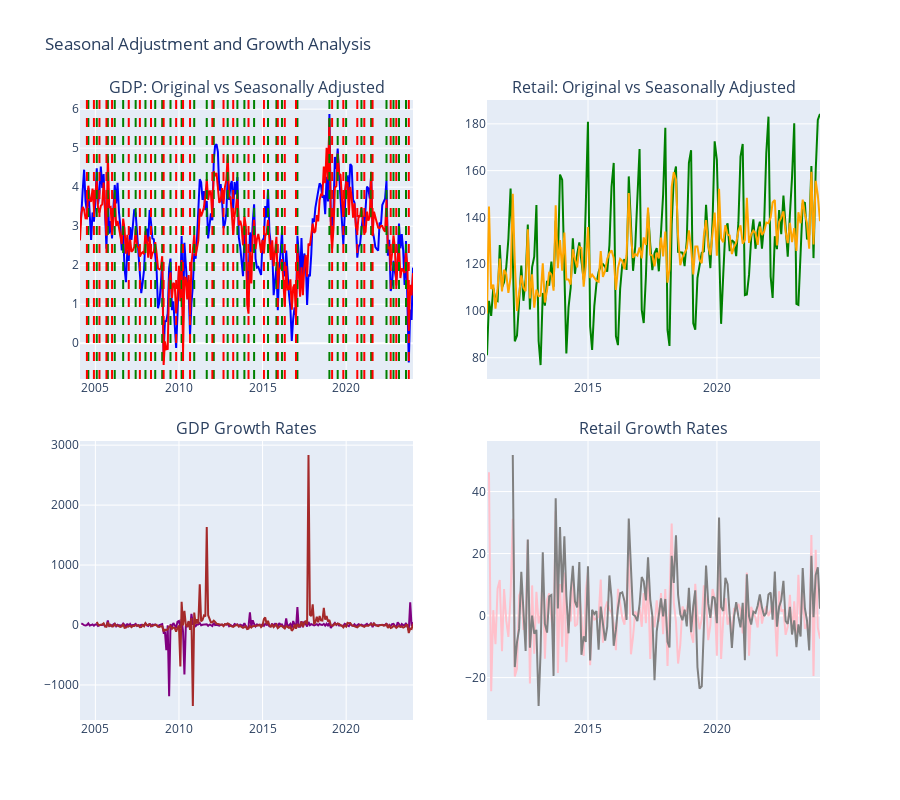

The notebook cell this image was saved under:
### Code cell
# 4. SEASONAL ADJUSTMENT AND BUSINESS APPLICATIONS
print(" 4. SEASONAL ADJUSTMENT APPLICATIONS")
print("=" * 37)

# Create seasonally adjusted series
gdp_sa_stl = gdp_df['gdp_growth'] - stl_result_gdp.seasonal
retail_sa_classical = retail_df['sales'] / retail_decomp_mult.seasonal

print("Seasonal Adjustment Results:")
print(f"GDP Growth (STL adjusted):")
print(f"• Original volatility: {gdp_df['gdp_growth'].std():.3f}")
print(f"• Seasonally adjusted volatility: {gdp_sa_stl.std():.3f}")
print(f"• Volatility reduction: {(1 - gdp_sa_stl.std()/gdp_df['gdp_growth'].std())*100:.1f}%")

print(f"\nRetail Sales (Classical adjusted):")
print(f"• Original volatility: {retail_df['sales'].std():.0f}")
print(f"• Seasonally adjusted volatility: {retail_sa_classical.std():.0f}")
print(f"• Volatility reduction: {(1 - retail_sa_classical.std()/retail_df['sales'].std())*100:.1f}%")

# Month-over-month vs year-over-year growth analysis
gdp_mom = gdp_sa_stl.pct_change() * 100
gdp_yoy = gdp_df['gdp_growth'].pct_change(12) * 100

retail_mom = retail_sa_classical.pct_change() * 100
retail_yoy = retail_df['sales'].pct_change(12) * 100

print(f"\nGrowth Rate Analysis:")
print(f"GDP MoM (seasonally adjusted): {gdp_mom.mean():.2f}% ± {gdp_mom.std():.2f}%")
print(f"GDP YoY (original): {gdp_yoy.mean():.2f}% ± {gdp_yoy.std():.2f}%")
print(f"Retail MoM (seasonally adjusted): {retail_mom.mean():.2f}% ± {retail_mom.std():.2f}%")
print(f"Retail YoY (original): {retail_yoy.mean():.2f}% ± {retail_yoy.std():.2f}%")

# Turning point detection
def detect_turning_points(series, window=3):
    """Detect peaks and troughs in time series"""
    peaks = []
    troughs = []

    for i in range(window, len(series) - window):
        current = series.iloc[i]
        before = series.iloc[i-window:i].max()
        after = series.iloc[i+1:i+window+1].max()

        if current > before and current > after:
            peaks.append(series.index[i])

        before_min = series.iloc[i-window:i].min()
        after_min = series.iloc[i+1:i+window+1].min()

        if current < before_min and current < after_min:
            troughs.append(series.index[i])

    return peaks, troughs

gdp_peaks, gdp_troughs = detect_turning_points(gdp_sa_stl)
retail_peaks, retail_troughs = detect_turning_points(retail_sa_classical)

print(f"\nTurning Point Detection:")
print(f"GDP SA - Peaks: {len(gdp_peaks)}, Troughs: {len(gdp_troughs)}")
print(f"Retail SA - Peaks: {len(retail_peaks)}, Troughs: {len(retail_troughs)}")

if gdp_peaks:
    print(f"Latest GDP peak: {gdp_peaks[-1].strftime('%Y-%m')}")
if gdp_troughs:
    print(f"Latest GDP trough: {gdp_troughs[-1].strftime('%Y-%m')}")

# Create comprehensive visualization
fig_sa = make_subplots(
    rows=2, cols=2,
    subplot_titles=['GDP: Original vs Seasonally Adjusted', 'Retail: Original vs Seasonally Adjusted',
                    'GDP Growth Rates', 'Retail Growth Rates'],
    vertical_spacing=0.1
)

# GDP original vs SA
fig_sa.add_trace(
    go.Scatter(x=gdp_df.index, y=gdp_df['gdp_growth'], name='GDP Original', line=dict(color='blue')),
    row=1, col=1
)
fig_sa.add_trace(
    go.Scatter(x=gdp_sa_stl.index, y=gdp_sa_stl, name='GDP SA', line=dict(color='red')),
    row=1, col=1
)

# Mark turning points
for peak in gdp_peaks:
    fig_sa.add_vline(x=peak, line_dash="dash", line_color="green", row=1, col=1)
for trough in gdp_troughs:
    fig_sa.add_vline(x=trough, line_dash="dash", line_color="red", row=1, col=1)

# Retail original vs SA
fig_sa.add_trace(
    go.Scatter(x=retail_df.index, y=retail_df['sales'], name='Retail Original', line=dict(color='green')),
    row=1, col=2
)
fig_sa.add_trace(
    go.Scatter(x=retail_sa_classical.index, y=retail_sa_classical, name='Retail SA', line=dict(color='orange')),
    row=1, col=2
)

# Growth rates
fig_sa.add_trace(
    go.Scatter(x=gdp_mom.index, y=gdp_mom, name='GDP MoM', line=dict(color='purple')),
    row=2, col=1
)
fig_sa.add_trace(
    go.Scatter(x=gdp_yoy.index, y=gdp_yoy, name='GDP YoY', line=dict(color='brown')),
    row=2, col=1
)

fig_sa.add_trace(
    go.Scatter(x=retail_mom.index, y=retail_mom, name='Retail MoM', line=dict(color='pink')),
    row=2, col=2
)
fig_sa.add_trace(
    go.Scatter(x=retail_yoy.index, y=retail_yoy, name='Retail YoY', line=dict(color='gray')),
    row=2, col=2
)

fig_sa.update_layout(height=800, title="Seasonal Adjustment and Growth Analysis", showlegend=False)
fig_sa.show()

# Economic insight generation
print(f"\n Economic Insights from Decomposition:")

# Recession detection
recession_threshold = -2.0 # 2% decline in SA GDP
recession_months = gdp_sa_stl[gdp_sa_stl < recession_threshold]
if len(recession_months) > 0:
 print(f"• Potential recession periods detected: {len(recession_months)} months")
 print(f"• Deepest recession: {recession_months.min():.2f}% in {recession_months.idxmin().strftime('%Y-%m')}")

# Seasonal shopping patterns
strongest_retail_month = retail_decomp_mult.seasonal.groupby(retail_decomp_mult.seasonal.index.month).mean().idxmax()
weakest_retail_month = retail_decomp_mult.seasonal.groupby(retail_decomp_mult.seasonal.index.month).mean().idxmin()

print(f"• Strongest retail month: {pd.to_datetime(f'2020-{strongest_retail_month:02d}-01').strftime('%B')}")
print(f"• Weakest retail month: {pd.to_datetime(f'2020-{weakest_retail_month:02d}-01').strftime('%B')}")

# Trend analysis
gdp_trend_slope = np.polyfit(range(len(stl_result_gdp.trend.dropna())), stl_result_gdp.trend.dropna(), 1)[0]
retail_trend_growth = (retail_decomp_mult.trend.iloc[-1] / retail_decomp_mult.trend.iloc[0]) ** (12/len(retail_decomp_mult.trend)) - 1

print(f"• GDP long-term trend: {gdp_trend_slope*12:.2f}% per year")
print(f"• Retail long-term growth: {retail_trend_growth*100:.1f}% annually")

### Figure 1 — Plotly figure (JSON) as saved in the notebook; plotly's stock layout.template omitted (floating-point values rounded to 4 significant figures; data arrays with more than 128 entries replaced by an {"elided": "..."} marker saying what was removed)
{"data": [{"line": {"color": "blue"}, "name": "GDP Original", "type": "scatter", "x": {"elided": "240 str values"}, "xaxis": "x", "y": {"elided": "240 float values"}, "yaxis": "y"}, {"line": {"color": "red"}, "name": "GDP SA", "type": "scatter", "x": {"elided": "240 str values"}, "xaxis": "x", "y": {"elided": "240 float values"}, "yaxis": "y"}, {"line": {"color": "green"}, "name": "Retail Original", "type": "scatter", "x": {"elided": "156 str values"}, "xaxis": "x2", "y": {"elided": "156 float values"}, "yaxis": "y2"}, {"line": {"color": "orange"}, "name": "Retail SA", "type": "scatter", "x": {"elided": "156 str values"}, "xaxis": "x2", "y": {"elided": "156 float values"}, "yaxis": "y2"}, {"line": {"color": "purple"}, "name": "GDP MoM", "type": "scatter", "x": {"elided": "240 str values"}, "xaxis": "x3", "y": {"elided": "240 float values"}, "yaxis": "y3"}, {"line": {"color": "brown"}, "name": "GDP YoY", "type": "scatter", "x": {"elided": "240 str values"}, "xaxis": "x3", "y": {"elided": "240 float values"}, "yaxis": "y3"}, {"line": {"color": "pink"}, "name": "Retail MoM", "type": "scatter", "x": {"elided": "156 str values"}, "xaxis": "x4", "y": {"elided": "156 float values"}, "yaxis": "y4"}, {"line": {"color": "gray"}, "name": "Retail YoY", "type": "scatter", "x": {"elided": "156 str values"}, "xaxis": "x4", "y": {"elided": "156 float values"}, "yaxis": "y4"}], "layout": {"annotations": [{"font": {"size": 16}, "showarrow": false, "text": "GDP: Original vs Seasonally Adjusted", "x": 0.225, "xanchor": "center", "xref": "paper", "y": 1, "yanchor": "bottom", "yref": "paper"}, {"font": {"size": 16}, "showarrow": false, "text": "Retail: Original vs Seasonally Adjusted", "x": 0.775, "xanchor": "center", "xref": "paper", "y": 1, "yanchor": "bottom", "yref": "paper"}, {"font": {"size": 16}, "showarrow": false, "text": "GDP Growth Rates", "x": 0.225, "xanchor": "center", "xref": "paper", "y": 0.45, "yanchor": "bottom", "yref": "paper"}, {"font": {"size": 16}, "showarrow": false, "text": "Retail Growth Rates", "x": 0.775, "xanchor": "center", "xref": "paper", "y": 0.45, "yanchor": "bottom", "yref": "paper"}], "height": 800, "shapes": [{"line": {"color": "green", "dash": "dash"}, "type": "line", "x0": "2004-07-31T00:00:00", "x1": "2004-07-31T00:00:00", "xref": "x", "y0": 0, "y1": 1, "yref": "y domain"}, {"line": {"color": "green", "dash": "dash"}, "type": "line", "x0": "2005-01-31T00:00:00", "x1": "2005-01-31T00:00:00", "xref": "x", "y0": 0, "y1": 1, "yref": "y domain"}, {"line": {"color": "green", "dash": "dash"}, "type": "line", "x0": "2005-09-30T00:00:00", "x1": "2005-09-30T00:00:00", "xref": "x", "y0": 0, "y1": 1, "yref": "y domain"}, {"line": {"color": "green", "dash": "dash"}, "type": "line", "x0": "2006-02-28T00:00:00", "x1": "2006-02-28T00:00:00", "xref": "x", "y0": 0, "y1": 1, "yref": "y domain"}, {"line": {"color": "green", "dash": "dash"}, "type": "line", "x0": "2006-08-31T00:00:00", "x1": "2006-08-31T00:00:00", "xref": "x", "y0": 0, "y1": 1, "yref": "y domain"}, {"line": {"color": "green", "dash": "dash"}, "type": "line", "x0": "2007-05-31T00:00:00", "x1": "2007-05-31T00:00:00", "xref": "x", "y0": 0, "y1": 1, "yref": "y domain"}, {"line": {"color": "green", "dash": "dash"}, "type": "line", "x0": "2007-12-31T00:00:00", "x1": "2007-12-31T00:00:00", "xref": "x", "y0": 0, "y1": 1, "yref": "y domain"}, {"line": {"color": "green", "dash": "dash"}, "type": "line", "x0": "2008-07-31T00:00:00", "x1": "2008-07-31T00:00:00", "xref": "x", "y0": 0, "y1": 1, "yref": "y domain"}, {"line": {"color": "green", "dash": "dash"}, "type": "line", "x0": "2008-12-31T00:00:00", "x1": "2008-12-31T00:00:00", "xref": "x", "y0": 0, "y1": 1, "yref": "y domain"}, {"line": {"color": "green", "dash": "dash"}, "type": "line", "x0": "2009-06-30T00:00:00", "x1": "2009-06-30T00:00:00", "xref": "x", "y0": 0, "y1": 1, "yref": "y domain"}, {"line": {"color": "green", "dash": "dash"}, "type": "line", "x0": "2010-02-28T00:00:00", "x1": "2010-02-28T00:00:00", "xref": "x", "y0": 0, "y1": 1, "yref": "y domain"}, {"line": {"color": "green", "dash": "dash"}, "type": "line", "x0": "2010-11-30T00:00:00", "x1": "2010-11-30T00:00:00", "xref": "x", "y0": 0, "y1": 1, "yref": "y domain"}, {"line": {"color": "green", "dash": "dash"}, "type": "line", "x0": "2011-08-31T00:00:00", "x1": "2011-08-31T00:00:00", "xref": "x", "y0": 0, "y1": 1, "yref": "y domain"}, {"line": {"color": "green", "dash": "dash"}, "type": "line", "x0": "2012-01-31T00:00:00", "x1": "2012-01-31T00:00:00", "xref": "x", "y0": 0, "y1": 1, "yref": "y domain"}, {"line": {"color": "green", "dash": "dash"}, "type": "line", "x0": "2012-11-30T00:00:00", "x1": "2012-11-30T00:00:00", "xref": "x", "y0": 0, "y1": 1, "yref": "y domain"}, {"line": {"color": "green", "dash": "dash"}, "type": "line", "x0": "2013-06-30T00:00:00", "x1": "2013-06-30T00:00:00", "xref": "x", "y0": 0, "y1": 1, "yref": "y domain"}, {"line": {"color": "green", "dash": "dash"}, "type": "line", "x0": "2013-11-30T00:00:00", "x1": "2013-11-30T00:00:00", "xref": "x", "y0": 0, "y1": 1, "yref": "y domain"}, {"line": {"color": "green", "dash": "dash"}, "type": "line", "x0": "2014-06-30T00:00:00", "x1": "2014-06-30T00:00:00", "xref": "x", "y0": 0, "y1": 1, "yref": "y domain"}, {"line": {"color": "green", "dash": "dash"}, "type": "line", "x0": "2015-04-30T00:00:00", "x1": "2015-04-30T00:00:00", "xref": "x", "y0": 0, "y1": 1, "yref": "y domain"}, {"line": {"color": "green", "dash": "dash"}, "type": "line", "x0": "2015-10-31T00:00:00", "x1": "2015-10-31T00:00:00", "xref": "x", "y0": 0, "y1": 1, "yref": "y domain"}, {"line": {"color": "green", "dash": "dash"}, "type": "line", "x0": "2016-02-29T00:00:00", "x1": "2016-02-29T00:00:00", "xref": "x", "y0": 0, "y1": 1, "yref": "y domain"}, {"line": {"color": "green", "dash": "dash"}, "type": "line", "x0": "2017-01-31T00:00:00", "x1": "2017-01-31T00:00:00", "xref": "x", "y0": 0, "y1": 1, "yref": "y domain"}, {"line": {"color": "green", "dash": "dash"}, "type": "line", "x0": "2018-12-31T00:00:00", "x1": "2018-12-31T00:00:00", "xref": "x", "y0": 0, "y1": 1, "yref": "y domain"}, {"line": {"color": "green", "dash": "dash"}, "type": "line", "x0": "2019-06-30T00:00:00", "x1": "2019-06-30T00:00:00", "xref": "x", "y0": 0, "y1": 1, "yref": "y domain"}, {"line": {"color": "green", "dash": "dash"}, "type": "line", "x0": "2019-12-31T00:00:00", "x1": "2019-12-31T00:00:00", "xref": "x", "y0": 0, "y1": 1, "yref": "y domain"}, {"line": {"color": "green", "dash": "dash"}, "type": "line", "x0": "2020-11-30T00:00:00", "x1": "2020-11-30T00:00:00", "xref": "x", "y0": 0, "y1": 1, "yref": "y domain"}, {"line": {"color": "green", "dash": "dash"}, "type": "line", "x0": "2021-06-30T00:00:00", "x1": "2021-06-30T00:00:00", "xref": "x", "y0": 0, "y1": 1, "yref": "y domain"}, {"line": {"color": "green", "dash": "dash"}, "type": "line", "x0": "2022-05-31T00:00:00", "x1": "2022-05-31T00:00:00", "xref": "x", "y0": 0, "y1": 1, "yref": "y domain"}, {"line": {"color": "green", "dash": "dash"}, "type": "line", "x0": "2022-10-31T00:00:00", "x1": "2022-10-31T00:00:00", "xref": "x", "y0": 0, "y1": 1, "yref": "y domain"}, {"line": {"color": "green", "dash": "dash"}, "type": "line", "x0": "2023-02-28T00:00:00", "x1": "2023-02-28T00:00:00", "xref": "x", "y0": 0, "y1": 1, "yref": "y domain"}, {"line": {"color": "green", "dash": "dash"}, "type": "line", "x0": "2023-07-31T00:00:00", "x1": "2023-07-31T00:00:00", "xref": "x", "y0": 0, "y1": 1, "yref": "y domain"}, {"line": {"color": "red", "dash": "dash"}, "type": "line", "x0": "2004-06-30T00:00:00", "x1": "2004-06-30T00:00:00", "xref": "x", "y0": 0, "y1": 1, "yref": "y domain"}, {"line": {"color": "red", "dash": "dash"}, "type": "line", "x0": "2004-11-30T00:00:00", "x1": "2004-11-30T00:00:00", "xref": "x", "y0": 0, "y1": 1, "yref": "y domain"}, {"line": {"color": "red", "dash": "dash"}, "type": "line", "x0": "2005-03-31T00:00:00", "x1": "2005-03-31T00:00:00", "xref": "x", "y0": 0, "y1": 1, "yref": "y domain"}, {"line": {"color": "red", "dash": "dash"}, "type": "line", "x0": "2005-08-31T00:00:00", "x1": "2005-08-31T00:00:00", "xref": "x", "y0": 0, "y1": 1, "yref": "y domain"}, {"line": {"color": "red", "dash": "dash"}, "type": "line", "x0": "2005-12-31T00:00:00", "x1": "2005-12-31T00:00:00", "xref": "x", "y0": 0, "y1": 1, "yref": "y domain"}, {"line": {"color": "red", "dash": "dash"}, "type": "line", "x0": "2006-12-31T00:00:00", "x1": "2006-12-31T00:00:00", "xref": "x", "y0": 0, "y1": 1, "yref": "y domain"}, {"line": {"color": "red", "dash": "dash"}, "type": "line", "x0": "2007-08-31T00:00:00", "x1": "2007-08-31T00:00:00", "xref": "x", "y0": 0, "y1": 1, "yref": "y domain"}, {"line": {"color": "red", "dash": "dash"}, "type": "line", "x0": "2008-04-30T00:00:00", "x1": "2008-04-30T00:00:00", "xref": "x", "y0": 0, "y1": 1, "yref": "y domain"}, {"line": {"color": "red", "dash": "dash"}, "type": "line", "x0": "2009-01-31T00:00:00", "x1": "2009-01-31T00:00:00", "xref": "x", "y0": 0, "y1": 1, "yref": "y domain"}, {"line": {"color": "red", "dash": "dash"}, "type": "line", "x0": "2009-10-31T00:00:00", "x1": "2009-10-31T00:00:00", "xref": "x", "y0": 0, "y1": 1, "yref": "y domain"}, {"line": {"color": "red", "dash": "dash"}, "type": "line", "x0": "2010-03-31T00:00:00", "x1": "2010-03-31T00:00:00", "xref": "x", "y0": 0, "y1": 1, "yref": "y domain"}, {"line": {"color": "red", "dash": "dash"}, "type": "line", "x0": "2010-08-31T00:00:00", "x1": "2010-08-31T00:00:00", "xref": "x", "y0": 0, "y1": 1, "yref": "y domain"}, {"line": {"color": "red", "dash": "dash"}, "type": "line", "x0": "2011-12-31T00:00:00", "x1": "2011-12-31T00:00:00", "xref": "x", "y0": 0, "y1": 1, "yref": "y domain"}, {"line": {"color": "red", "dash": "dash"}, "type": "line", "x0": "2012-08-31T00:00:00", "x1": "2012-08-31T00:00:00", "xref": "x", "y0": 0, "y1": 1, "yref": "y domain"}, {"line": {"color": "red", "dash": "dash"}, "type": "line", "x0": "2013-03-31T00:00:00", "x1": "2013-03-31T00:00:00", "xref": "x", "y0": 0, "y1": 1, "yref": "y domain"}, {"line": {"color": "red", "dash": "dash"}, "type": "line", "x0": "2014-02-28T00:00:00", "x1": "2014-02-28T00:00:00", "xref": "x", "y0": 0, "y1": 1, "yref": "y domain"}, {"line": {"color": "red", "dash": "dash"}, "type": "line", "x0": "2015-01-31T00:00:00", "x1": "2015-01-31T00:00:00", "xref": "x", "y0": 0, "y1": 1, "yref": "y domain"}, {"line": {"color": "red", "dash": "dash"}, "type": "line", "x0": "2015-11-30T00:00:00", "x1": "2015-11-30T00:00:00", "xref": "x", "y0": 0, "y1": 1, "yref": "y domain"}, {"line": {"color": "red", "dash": "dash"}, "type": "line", "x0": "2016-04-30T00:00:00", "x1": "2016-04-30T00:00:00", "xref": "x", "y0": 0, "y1": 1, "yref": "y domain"}, {"line": {"color": "red", "dash": "dash"}, "type": "line", "x0": "2016-12-31T00:00:00", "x1": "2016-12-31T00:00:00", "xref": "x", "y0": 0, "y1": 1, "yref": "y domain"}, {"line": {"color": "red", "dash": "dash"}, "type": "line", "x0": "2019-02-28T00:00:00", "x1": "2019-02-28T00:00:00", "xref": "x", "y0": 0, "y1": 1, "yref": "y domain"}, {"line": {"color": "red", "dash": "dash"}, "type": "line", "x0": "2019-10-31T00:00:00", "x1": "2019-10-31T00:00:00", "xref": "x", "y0": 0, "y1": 1, "yref": "y domain"}, {"line": {"color": "red", "dash": "dash"}, "type": "line", "x0": "2020-08-31T00:00:00", "x1": "2020-08-31T00:00:00", "xref": "x", "y0": 0, "y1": 1, "yref": "y domain"}, {"line": {"color": "red", "dash": "dash"}, "type": "line", "x0": "2021-01-31T00:00:00", "x1": "2021-01-31T00:00:00", "xref": "x", "y0": 0, "y1": 1, "yref": "y domain"}, {"line": {"color": "red", "dash": "dash"}, "type": "line", "x0": "2021-07-31T00:00:00", "x1": "2021-07-31T00:00:00", "xref": "x", "y0": 0, "y1": 1, "yref": "y domain"}, {"line": {"color": "red", "dash": "dash"}, "type": "line", "x0": "2022-08-31T00:00:00", "x1": "2022-08-31T00:00:00", "xref": "x", "y0": 0, "y1": 1, "yref": "y domain"}, {"line": {"color": "red", "dash": "dash"}, "type": "line", "x0": "2022-12-31T00:00:00", "x1": "2022-12-31T00:00:00", "xref": "x", "y0": 0, "y1": 1, "yref": "y domain"}, {"line": {"color": "red", "dash": "dash"}, "type": "line", "x0": "2023-09-30T00:00:00", "x1": "2023-09-30T00:00:00", "xref": "x", "y0": 0, "y1": 1, "yref": "y domain"}], "showlegend": false, "title": {"text": "Seasonal Adjustment and Growth Analysis"}, "xaxis": {"anchor": "y", "domain": [0, 0.45]}, "xaxis2": {"anchor": "y2", "domain": [0.55, 1]}, "xaxis3": {"anchor": "y3", "domain": [0, 0.45]}, "xaxis4": {"anchor": "y4", "domain": [0.55, 1]}, "yaxis": {"anchor": "x", "domain": [0.55, 1]}, "yaxis2": {"anchor": "x2", "domain": [0.55, 1]}, "yaxis3": {"anchor": "x3", "domain": [0, 0.45]}, "yaxis4": {"anchor": "x4", "domain": [0, 0.45]}}}
